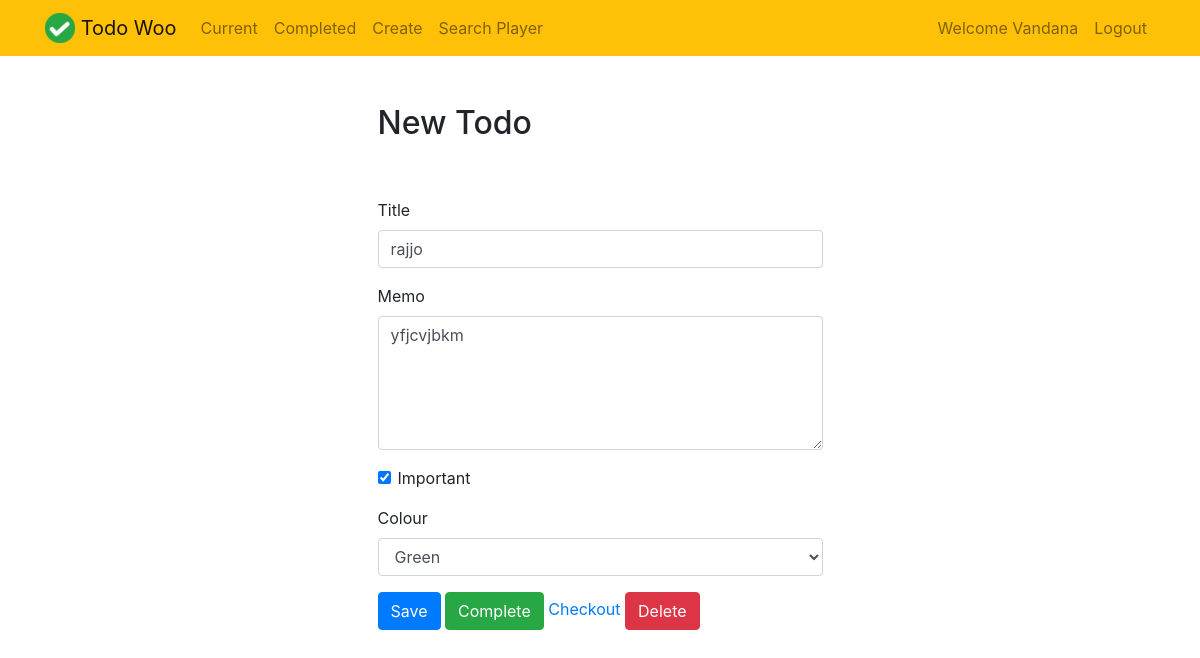
Screenshot of /todo/17 (signed in) with the database file from the repository.
### todo/models.py (models this page shows, shortened)
class Todo(models.Model):
    title = models.CharField(max_length=100)
    memo = models.TextField(blank=True)
    created = models.DateTimeField(auto_now_add=True)
    datecompleted = models.DateTimeField(blank=True, null=True)
    important = models.BooleanField(default=False)
    color = models.CharField(max_length=6, choices=Color_CHOICES, default='green')
    user = models.ForeignKey(User, on_delete=models.CASCADE)

### todo/views.py (the view, shortened to what this page needs)
# urls.py: path('todo/<int:todo_pk>', views.viewtodo, name='viewtodo'),
@login_required
def viewtodo(request, todo_pk):
    todos = Todo.objects.filter(user=request.user, datecompleted__isnull=True)
    todo = get_object_or_404(Todo, pk=todo_pk, user=request.user)
    if request.method == 'GET':
        form = TodoForm(instance=todo)
        return render(request, 'todo/viewtodo.html', {'todo':todo, 'form':form})

### todo/forms.py
class TodoForm(ModelForm):
    class Meta:
        model = Todo
        fields = ['title', 'memo', 'important', 'color']

### todo/templates/todo/viewtodo.html (shortened to what this page needs)
{% extends "todo/base.html" %}
{% block content %}
    <div class="row justify-content-center mt-5">
        <div class="col-md-5">
            <h2>New Todo</h2>
        </div>
    </div>
    <div class="row justify-content-center mt-5">
        <div class="col-md-5">
            <form method="POST">
                <div class="form-group">
                    <label for="title">Title</label>
                    <input type="text" name="title" class="form-control" id="title" value="{{ todo.title }}" required>
                </div>
                <div class="form-group">
                    <label for="memo">Memo</label>
                    <textarea name="memo" rows="5" class="form-control" id="memo" >{{ todo.memo }}</textarea>
                </div>
                <div class="form-group form-check">
                    <input type="checkbox" name="important" class="form-check-input" id="important" {% if todo.important %}checked{% endif %}>
                    <label class="form-check-label" for="important">Important</label>
                </div>
                <div class="form-group">
                    <label for="color">Colour</label>
                    <select id="color" name="color" class="form-control">
                        <option value="green">Green</option>
                      </select>
                </div>
                <button type="submit" class="btn btn-primary">Save</button>
                <button type="button" class="btn btn-success" onclick="$('#complete').click()">Complete</button>
                <a href="{% url 'checkout' todo.id %}">Checkout</a>
                <button type="button" class="btn btn-danger" onclick="$('#delete').click()">Delete</button>
            </form>
        </div>
    </div>
{% endblock %}

### todo/templates/todo/base.html (shortened to what this page needs)
{% load static %}
<!doctype html>
<html lang="en">
<head>
    <link rel="stylesheet" href="https://stackpath.bootstrapcdn.com/bootstrap/4.4.1/css/bootstrap.min.css">
    <link rel="stylesheet" href="{% static 'todo/main.css'  %}">
</head>
<body>
<nav class="navbar navbar-expand-md navbar-light bg-warning">
<div class="container">
    <a class="navbar-brand" href="{% url 'home' %}">
         <img src="{% static 'todo/logo.png' %}" width="30" height="30" class="d-inline-block align-top">
        <span>Todo Woo</span>
    </a>
    <div class="collapse navbar-collapse" id="navbarNav">
    {% if user.is_authenticated %}
        <ul class="navbar-nav mr-auto">
                <li class="nav-item {{ current }}">
                    <a class="nav-link" href="{% url 'currenttodos' %}">Current</a>
                </li>
                <li class="nav-item {{ completed }}">
                    <a class="nav-link" href="{% url 'completedtodos' %}">Completed</a>
                </li>
                <li class="nav-item {{ create }}">
                    <a class="nav-link" href="{% url 'createtodo' %}">Create</a>
                </li>
                <li class="nav-item {{ current }}">
                    <a class="nav-link" href="{% url   'cricket:player_search' %}">Search Player</a>
                </li>
        </ul>
    {% endif %}
    <ul class="navbar-nav ml-auto">
            {% if user.is_authenticated %}
                <li class="nav-item">
                <a class="nav-link" href="{% url 'home' %}">Welcome {{user.username}}</a>
                </li>
                <li class="nav-item">
                    <a href="#" onclick="$('#signOutBtn').click()" class="nav-link">Logout</a>
                </li>
            {% endif %}
        </ul>
    </div>
</div>
</nav>
<div class="container">
{% block content %}{% endblock %}
</div>
</body>
</html>

### rows the page displays
Todo: title "rajjo", memo "yfjcvjbkm", important "☑"

### other values shown
{{ user.username }} "Vandana"
